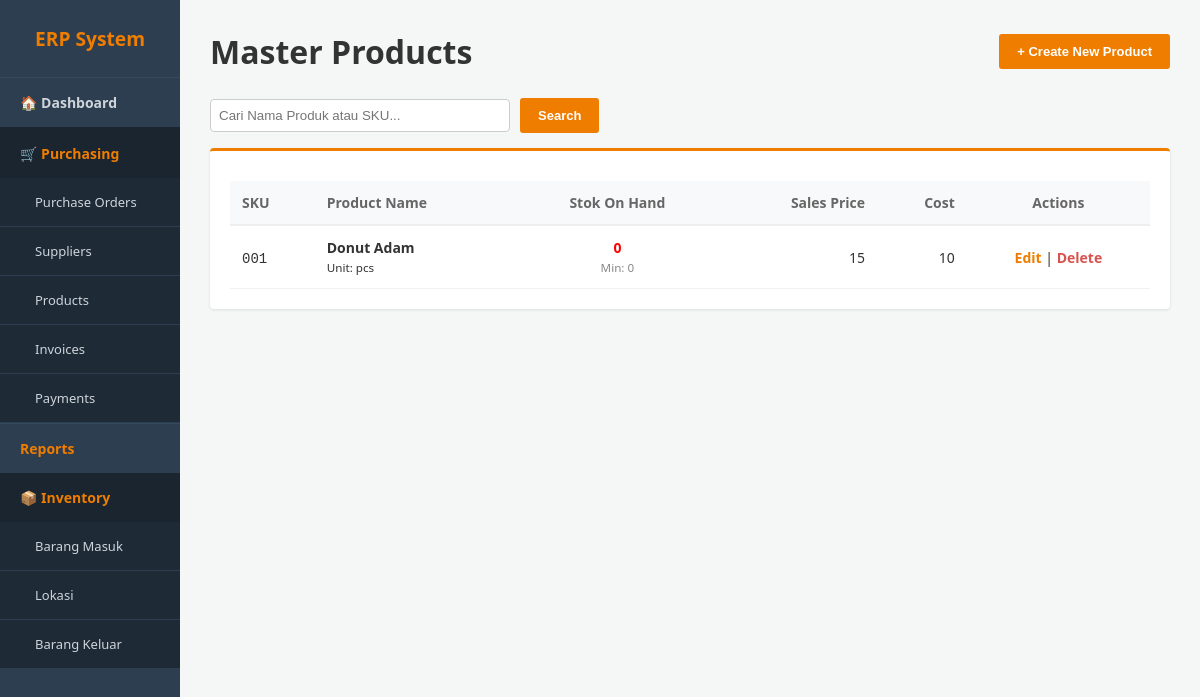
Before: /product.php with the older database file.
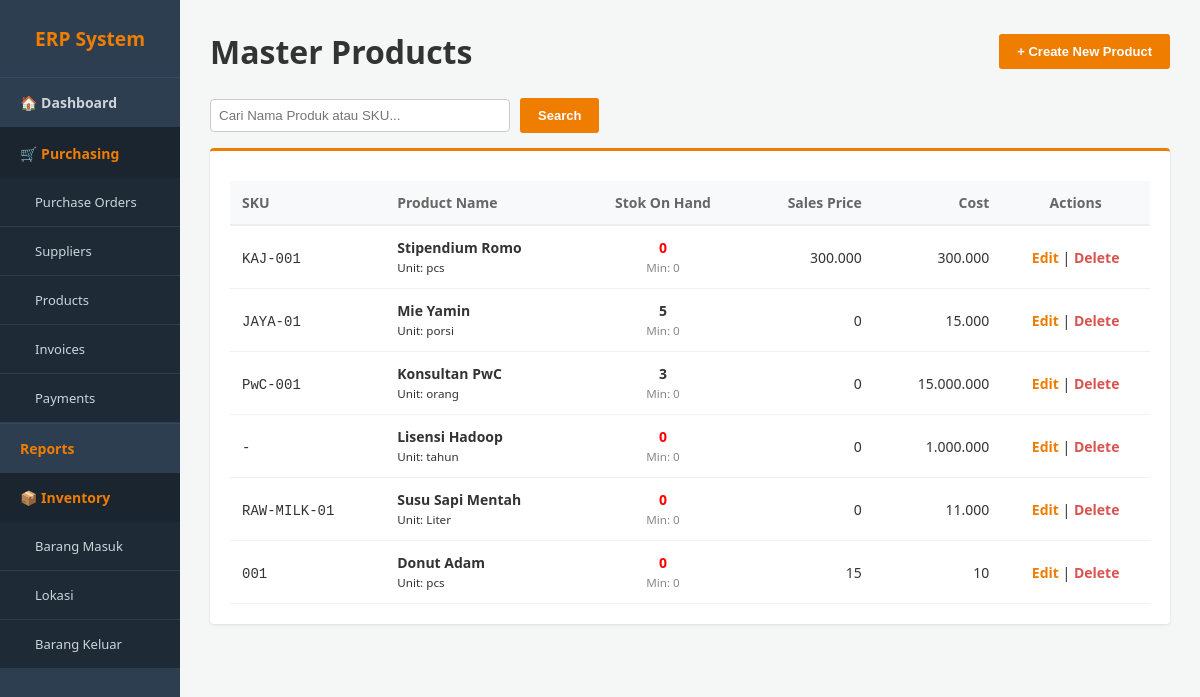
After: the same page with the newer database file.
### tables this page shows
CREATE TABLE `product` (
  `id_product` int(11) NOT NULL,
  `nama_product` varchar(100) NOT NULL,
  `sku` varchar(50) DEFAULT NULL,
  `tipe_product` enum('storable','consumable','service') DEFAULT 'storable',
  `harga_jual` decimal(15,2) DEFAULT 0.00,
  `biaya_standar` decimal(15,2) DEFAULT 0.00,
  `stok_minimal` int(11) DEFAULT 0,
  `stok_aktual` int(11) DEFAULT 0,
  `satuan_unit` varchar(10) DEFAULT 'pcs'
);

### product.php (the view, shortened to what this page needs)
<?php
include 'config.php';
include 'header.php';
?>
<div class="header-bar">
    <h1>Master Products</h1>
    <button onclick="toggleForm()" class="btn-orange">
        <?= isset($_GET['edit']) ? 'Editing Mode' : '+ Create New Product' ?>
    </button>
</div>
<div style="margin-bottom: 15px;">
    <form method="GET" action="product.php" style="display:flex; gap:10px; align-items:center;">
        <input type="text" name="search" placeholder="Cari Nama Produk atau SKU..." style="padding: 8px; width: 300px; border: 1px solid #ccc; border-radius: 4px;" value="<?= isset($_GET['search']) ? htmlspecialchars($_GET['search']) : '' ?>">
        <button type="submit" class="btn-orange">Search</button>
    </form>
</div>
<div class="card">
    <table>
        <thead>
            <tr>
                <th>SKU</th>
                <th>Product Name</th>
                <th style="text-align:center">Stok On Hand</th>
                <th style="text-align:right">Sales Price</th>
                <th style="text-align:right">Cost</th>
                <th style="text-align:center">Actions</th>
            </tr>
        </thead>
        <tbody>
            <?php
            $search_query = "";
            $result = mysqli_query($conn, "SELECT * FROM product $search_query ORDER BY id_product DESC");
            if (mysqli_num_rows($result) > 0) {
                while($row = mysqli_fetch_assoc($result)) {
                    $stok_style = ($row['stok_aktual'] <= $row['stok_minimal']) ? "color:red; font-weight:bold;" : "font-weight:bold;";
                    echo "<tr>
                        <td><code>" . ($row['sku'] ?: '-') . "</code></td>
                        <td><strong>{$row['nama_product']}</strong><br><small>Unit: {$row['satuan_unit']}</small></td>
                        <td style='text-align:center; $stok_style'>
                            {$row['stok_aktual']} <br>
                            <small style='color:#888; font-weight:normal;'>Min: {$row['stok_minimal']}</small>
                        </td>
                        <td style='text-align:right'>" . number_format($row['harga_jual'], 0, ',', '.') . "</td>
                        <td style='text-align:right'>" . number_format($row['biaya_standar'], 0, ',', '.') . "</td>
                        <td style='text-align:center'>
                            <a href='product.php?edit={$row['id_product']}' style='color:#ef7d00; text-decoration:none; font-weight:bold;'>Edit</a> |
                            <a href='product.php?delete={$row['id_product']}' style='color:#d9534f; text-decoration:none; font-weight:bold;' onclick='return confirm(\"Hapus produk ini?\")'>Delete</a>
                        </td>
                    </tr>";
                }
            } else {
                echo "<tr><td colspan='6' style='text-align:center; padding:20px;'>Belum ada data produk.</td></tr>";
            }
            ?>
        </tbody>
    </table>
</div>
<?php echo "</div></body></html>"; ?>

Changed rows visible on the page:
added product: sku "KAJ-001", nama_product "Stipendium Romo", satuan_unit "pcs", stok_aktual "0", stok_minimal "0", harga_jual "300.000", biaya_standar "300.000"
added product: sku "JAYA-01", nama_product "Mie Yamin", satuan_unit "porsi", stok_aktual "5", stok_minimal "0", harga_jual "0", biaya_standar "15.000"
added product: sku "PwC-001", nama_product "Konsultan PwC", satuan_unit "orang", stok_aktual "3", stok_minimal "0", harga_jual "0", biaya_standar "15.000.000"
added product: sku "-", nama_product "Lisensi Hadoop", satuan_unit "tahun", stok_aktual "0", stok_minimal "0", harga_jual "0", biaya_standar "1.000.000"
added product: sku "RAW-MILK-01", nama_product "Susu Sapi Mentah", satuan_unit "Liter", stok_aktual "0", stok_minimal "0", harga_jual "0", biaya_standar "11.000"
